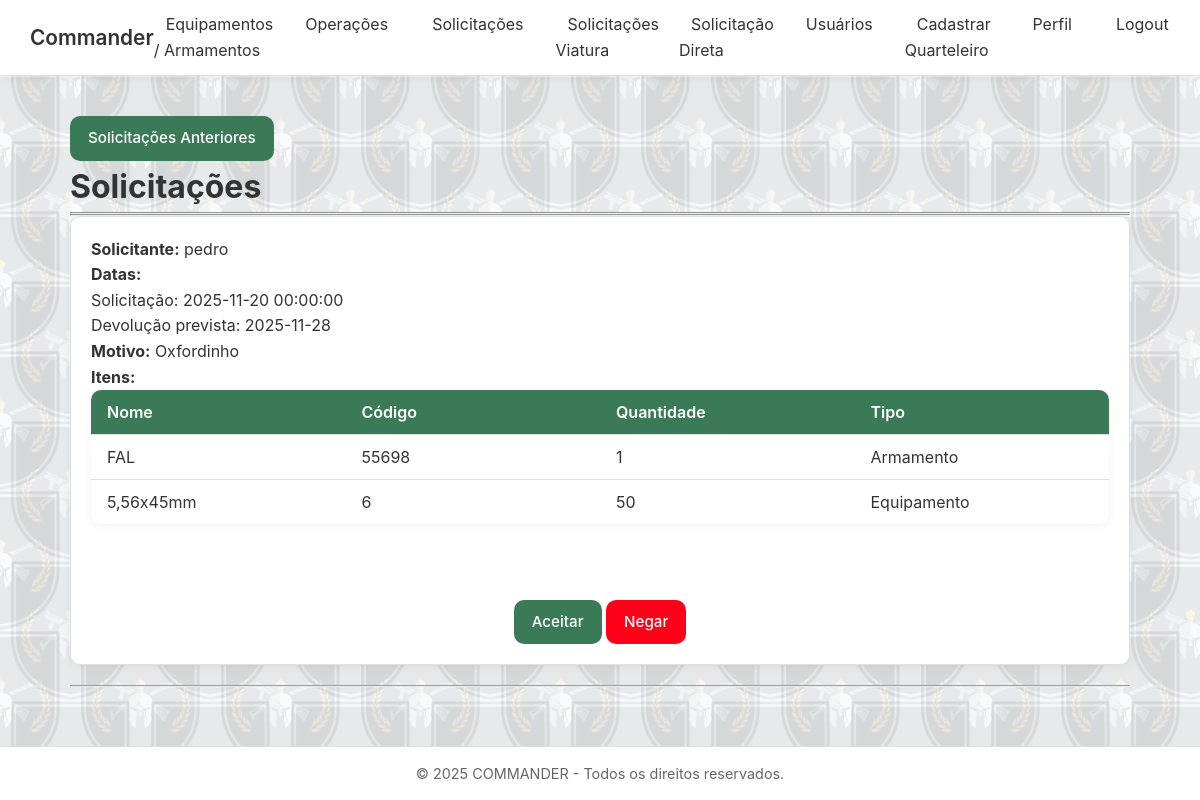
Screenshot of /solicitacoesQuarteleiro.php (signed in) with the database file from the repository.
### tables this page shows
CREATE TABLE IF NOT EXISTS `operacoes` (
  `id_operacao` int NOT NULL AUTO_INCREMENT,
  `nome_operacao` varchar(255) NOT NULL,
  `tipo_operacao` text NOT NULL,
  `local_operacao` varchar(1000) NOT NULL,
  `descricao_operacao` varchar(1000) NOT NULL,
  `data_inicio_operacao` datetime NOT NULL,
  `status_operacao` text NOT NULL,
  PRIMARY KEY (`id_operacao`)
);

CREATE TABLE IF NOT EXISTS `solicitacao_itens` (
  `id_solicitacao_itens` int NOT NULL AUTO_INCREMENT,
  `id_usuario` int NOT NULL,
  `motivo_solicitacao` text NOT NULL,
  `data_solicitacao` datetime NOT NULL,
  `data_devolucao_item` date NOT NULL,
  `data_devolucao_real_item` timestamp NOT NULL DEFAULT CURRENT_TIMESTAMP,
  `status_solicitacao` text NOT NULL,
  `observacao_item` varchar(600) NOT NULL,
  `id_item` int NOT NULL,
  `tipo_item` varchar(50) NOT NULL,
  `quantidade` int NOT NULL,
  `id_solicitacao` int DEFAULT NULL,
  PRIMARY KEY (`id_solicitacao_itens`),
  KEY `fk_id_usuario_solicitacao` (`id_usuario`)
);

CREATE TABLE IF NOT EXISTS `armamentos` (
  `id_armamento` int NOT NULL AUTO_INCREMENT,
  `nome_armamento` varchar(255) NOT NULL,
  `tipo_armamento` text NOT NULL,
  `calibre_armamento` text NOT NULL,
  `codigo_armamento` int NOT NULL,
  `status_armamento` int NOT NULL,
  PRIMARY KEY (`id_armamento`)
);

CREATE TABLE IF NOT EXISTS `equipamentos` (
  `id_equipamento` int NOT NULL AUTO_INCREMENT,
  `nome_equipamento` varchar(255) NOT NULL,
  `tipo_equipamento` text NOT NULL,
  `quantidade_equipamento` int NOT NULL,
  `quantidade_disponivel_equipamento` int NOT NULL,
  `ultima_atualizacao_equipamento` datetime DEFAULT CURRENT_TIMESTAMP ON UPDATE CURRENT_TIMESTAMP,
  `status_equipamento` int NOT NULL,
  PRIMARY KEY (`id_equipamento`)
);

### solicitacoesQuarteleiro.php (the view, shortened to what this page needs)
<?php
include("conecta.php");
$queryListarSolicitacao = "SELECT DISTINCT solicitacao_itens.id_solicitacao,
       solicitacao_itens.data_solicitacao,
       solicitacao_itens.data_devolucao_item,
       solicitacao_itens.motivo_solicitacao,
       solicitacao_itens.id_usuario,
       solicitacao_itens.status_solicitacao,
       usuarios.nome_usuario
FROM solicitacao_itens
JOIN usuarios ON solicitacao_itens.id_usuario = usuarios.id_usuario
ORDER BY solicitacao_itens.data_solicitacao ASC";
$resultListarSolicitacao = mysqli_query($conexao, $queryListarSolicitacao);
?>
<!DOCTYPE html>
<html lang="pt-br">
<head>
  <link rel="stylesheet" href="style.css">
</head>
<body>
  <nav>
   <div class="logo"><a href="homeQuarteleiro.php">Commander</a></div>
      <ul>
        <li><a href="equipamentos.php" class="ativo">Equipamentos / Armamentos</a></li>
        <li><a href="operacoes.php">Operações</a></li>
        <li><a href="solicitacoesQuarteleiro.php">Solicitações</a></li>
        <li><a href="solicitacoesVtr.php">Solicitações Viatura</a></li>
        <li><a href="solicitarSolicitante.php">Solicitação Direta</a></li>
        <li><a href="listarUsuarios.php">Usuários</a></li>
        <li><a href="cadastrarQuarteleiro.php">Cadastrar Quarteleiro</a></li>
        <li><a href="editarPerfil.php">Perfil</a></li>
        <li><a href="logout.php">Logout</a></li>
      </ul>
  </nav>
  <div class="container">
            <?php echo "<a href='solicitacoesAnterioresQuarteleiro.php' class=\"btn\">Solicitações Anteriores </a>";?>
    <h1>Solicitações</h1>
    <hr>
    <hr>
    <?php
    while ($dadosSolicitacao = mysqli_fetch_assoc($resultListarSolicitacao)) {
        $queryOperacao = "SELECT * FROM operacoes WHERE id_operacao = '{$dadosSolicitacao['motivo_solicitacao']}'";
        $resultOperacao = mysqli_query($conexao,$queryOperacao);
        $motivoOperacao = mysqli_fetch_assoc($resultOperacao);
        if ($dadosSolicitacao['status_solicitacao'] == 'Pendente') {
            $estoqueInsuficiente = false;
            $armamentoOcupado = false;
            $id_solicitacao = $dadosSolicitacao['id_solicitacao'];
            $id_solicitacao = (int)$id_solicitacao;
            echo "<div class='card'>";
            echo "<p><strong>Solicitante:</strong> {$dadosSolicitacao['nome_usuario']}</p>";
            echo "<p><strong>Datas:</strong><br>
                  Solicitação: {$dadosSolicitacao['data_solicitacao']}<br>
                  Devolução prevista: {$dadosSolicitacao['data_devolucao_item']}</p>";
            echo "<p><strong>Motivo:</strong> {$motivoOperacao['nome_operacao']}</p>";
            echo "<strong>Itens:</strong>";
            echo "<table class='tabela'>
                    <tr>
                        <th>Nome</th>
                        <th>Código</th>
                        <th>Quantidade</th>
                        <th>Tipo</th>
                    </tr>";
            $queryListarItens = "
                SELECT solicitacao_itens.*,
                       equipamentos.id_equipamento, equipamentos.nome_equipamento,
                       armamentos.id_armamento, armamentos.nome_armamento, armamentos.codigo_armamento
                FROM solicitacao_itens
                LEFT JOIN equipamentos
                    ON solicitacao_itens.id_item = equipamentos.id_equipamento
                    AND solicitacao_itens.tipo_item = 'equipamento'
                LEFT JOIN armamentos
                    ON solicitacao_itens.id_item = armamentos.id_armamento
                    AND solicitacao_itens.tipo_item = 'armamento'
                WHERE solicitacao_itens.id_solicitacao = $id_solicitacao
            ";
            $resultListarItens = mysqli_query($conexao, $queryListarItens);
            while ($item = mysqli_fetch_assoc($resultListarItens)) {
                if ($item['tipo_item'] == 'armamento') {
                    $idArmamento = $item['id_armamento'];
                    $nome = $item['nome_armamento'];
                    $codigo = $item['codigo_armamento'];
                    $quant = $item['quantidade'];
                    $tipo = 'Armamento';
                    $queryStatus = "SELECT status_armamento FROM armamentos WHERE id_armamento = $idArmamento";
                    $resStatus = mysqli_query($conexao, $queryStatus);
                    if ($resStatus && $dadosStatus = mysqli_fetch_assoc($resStatus)) {
                        if ($dadosStatus['status_armamento'] == 1) {
                            $armamentoOcupado = true;
                            echo "<tr style='background-color: rgba(255, 0, 0, 0.15);'>
                                    <td>$nome</td><td>$codigo</td><td>$quant</td><td>$tipo (em uso)</td>
                                  </tr>";
                        } else {
                            echo "<tr><td>$nome</td><td>$codigo</td><td>$quant</td><td>$tipo</td></tr>";
                        }
                    } else {
                        echo "<tr><td colspan='4' style='color:red;'>Erro ao buscar status do armamento ID $idArmamento.</td></tr>";
                    }
                } elseif ($item['tipo_item'] == 'equipamento') {
                    $idEquipamento = $item['id_equipamento'];
                    $nome = $item['nome_equipamento'];
                    $codigo = $item['id_equipamento'];
                    $quant = $item['quantidade'];
                    $tipo = 'Equipamento';
                    $estoque = "SELECT quantidade_equipamento, quantidade_disponivel_equipamento
                                FROM equipamentos WHERE id_equipamento = $idEquipamento";
                    $resEstoque = mysqli_query($conexao, $estoque);
                    if ($resEstoque && $dadosEstoque = mysqli_fetch_assoc($resEstoque)) {
                        $total = $dadosEstoque['quantidade_equipamento'];
                        $emprestado = $dadosEstoque['quantidade_disponivel_equipamento'];
                        $disponivel = $total - $emprestado;
                        if ($quant > $disponivel) {
                            $estoqueInsuficiente = true;
                            echo "<tr style='background-color: rgba(255, 0, 0, 0.15);'>
                                    <td>$nome</td><td>$codigo</td><td>$quant</td><td>$tipo</td>
                                  </tr>";
                        } else {
                            echo "<tr><td>$nome</td><td>$codigo</td><td>$quant</td><td>$tipo</td></tr>";
                        }
                    } else {
                        echo "<tr><td colspan='4' style='color:red;'>Erro ao buscar estoque do equipamento ID $idEquipamento.</td></tr>";
                    }
                }
            }
            echo "</table><br>";
            if ($estoqueInsuficiente || $armamentoOcupado) {
                echo "<div class='alert error'>⚠️ Não é possível aceitar esta solicitação: há itens sem disponibilidade.<br>
                      <a href='deliberarSolicitacao.php?status=2&id=$id_solicitacao' class='btn'style='background-color: #ff0019ff; color: white;'>Negar</a></div>";
            } else {
                echo "<div class='form-buttons'>
                        <a href='deliberarSolicitacao.php?status=1&id=$id_solicitacao' class='btn' >Aceitar</a>
                        <a href='deliberarSolicitacao.php?status=2&id=$id_solicitacao' class='btn' style='background-color: #ff0019ff; color: white;'>Negar</a>
                      </div>";
            }
            echo "</div><hr>";
        }
    }
    ?>
  </div>
  <footer>
    &copy; <?php echo date("Y"); ?> COMMANDER - Todos os direitos reservados.
  </footer>
</body>
</html>

### style.css (style rules this page uses)
:root { --cor-fundo: #f9fafb; --cor-card: #ffffff; --cor-borda: #dcdfe3; --cor-texto: #333; --cor-suave: #666; --cor-principal: #3b7a57; --cor-principal-hover: #2e6045; --radius: 10px; --sombra: 0 2px 10px rgba(0, 0, 0, 0.05); --transicao: 0.25s ease; --max-largura: 1100px; --font-base: "Inter", "Roboto", sans-serif; }
* { margin: 0; padding: 0; box-sizing: border-box; font-family: var(--font-base); }
body { background: transparent; color: var(--cor-texto); line-height: 1.6; display: flex; flex-direction: column; min-height: 100vh; position: relative; overflow-x: hidden; }
body::before { content: ""; position: fixed; inset: 0; background-image: url('img/logo.png'); background-size: 140px 140px; background-repeat: repeat; opacity: 0.08; z-index: -1; pointer-events: none; }
body::after { content: ""; position: fixed; inset: 0; background-image: url('logo.png'); background-size: 140px 140px; background-position: 70px 70px; background-repeat: repeat; opacity: 0.08; z-index: -1; pointer-events: none; }
nav { background: var(--cor-card); border-bottom: 1px solid var(--cor-borda); box-shadow: var(--sombra); display: flex; justify-content: space-between; align-items: center; padding: 12px 30px; position: sticky; top: 0; z-index: 10; }
nav .logo { font-weight: 600; color: var(--cor-principal); font-size: 1.3rem; }
nav ul { list-style: none; display: flex; gap: 20px; }
nav ul li a { color: var(--cor-texto); text-decoration: none; padding: 8px 12px; border-radius: var(--radius); transition: var(--transicao); }
.container { flex: 1; max-width: var(--max-largura); margin: 40px auto; padding: 0 20px; position: relative; z-index: 1; }
button, .btn { background: var(--cor-principal); color: #fff; border: none; padding: 10px 18px; border-radius: var(--radius); font-weight: 500; cursor: pointer; transition: var(--transicao); font-size: 0.95rem; }
.btn, a.btn { background: var(--cor-principal); color: #fff !important; border: none; padding: 10px 18px; border-radius: var(--radius); font-weight: 500; cursor: pointer; transition: var(--transicao); font-size: 0.95rem; text-decoration: none; display: inline-block; }
table { width: 100%; border-collapse: separate; border-spacing: 0; background: var(--cor-card); border-radius: var(--radius); box-shadow: var(--sombra); overflow: hidden; margin-bottom: 30px; }
th, td { padding: 12px 16px; text-align: left; border-bottom: 1px solid var(--cor-borda); }
th { background: var(--cor-principal); color: white; font-weight: 600; border-top: none; }
tr:last-child td { border-bottom: none; }
.card { background: var(--cor-card); border: 1px solid var(--cor-borda); border-radius: var(--radius); padding: 20px; box-shadow: var(--sombra); margin-bottom: 20px; }
footer { background: var(--cor-card); border-top: 1px solid var(--cor-borda); color: var(--cor-suave); text-align: center; padding: 15px; font-size: 0.9rem; position: relative; z-index: 1; }
a { text-decoration: none; color: var(--cor-texto); }
.tabela { width: 100%; border-collapse: collapse; table-layout: fixed; }
.tabela td { word-wrap: break-word; white-space: normal; max-width: 250px; vertical-align: top; }
.tabela td:nth-child(3) { max-width: 400px; }
.form-buttons { margin-top: 20px; text-align: center; }

### rows the page displays
operacoes: nome_operacao "Oxfordinho"
solicitacao_itens: armamentos.nome_armamento "FAL", armamentos.codigo_armamento "55698", quantidade "1", tipo_item "Armamento"
solicitacao_itens: equipamentos.nome_equipamento "5,56x45mm", equipamentos.id_equipamento "6", quantidade "50", tipo_item "Equipamento"

### other values shown
$dadosSolicitacao['nome_usuario'] "pedro"
$dadosSolicitacao['data_solicitacao'] "2025-11-20 00:00:00"
$dadosSolicitacao['data_devolucao_item'] "2025-11-28"
